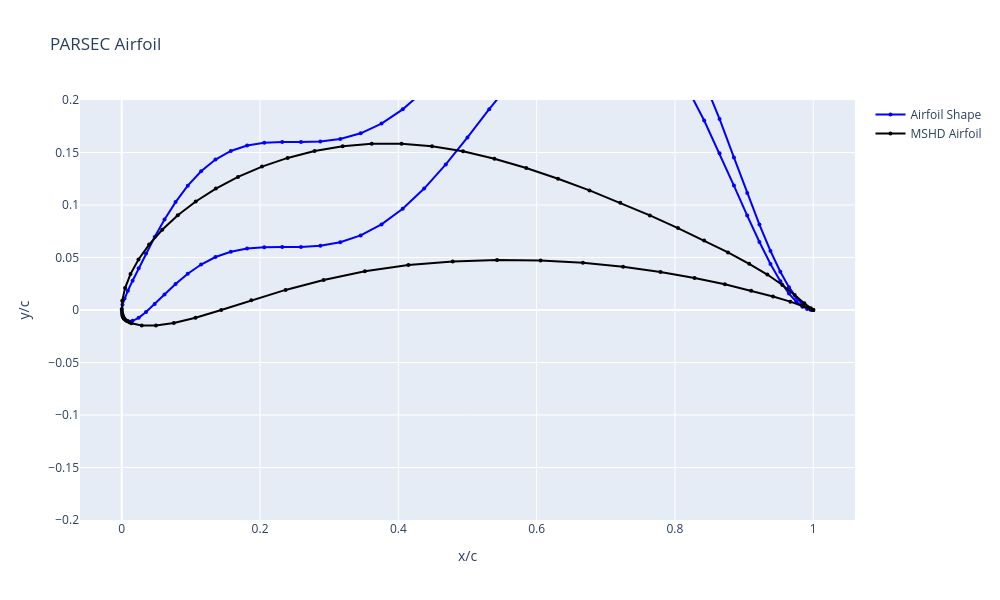

Notebook source saved alongside this figure:
### Code cell
# Load and plot the coordinates
coords = np.genfromtxt(output_dat, skip_header=1)
x_coords = coords[:, 0]
y_coords = coords[:, 1]

mshd_coords = np.genfromtxt("data/temp/e423.dat", skip_header=1)
mshd_x_coords = mshd_coords[:, 0]
mshd_y_coords = mshd_coords[:, 1]

# Create plot
fig = go.Figure()
fig.add_trace(go.Scatter(
    x=x_coords,
    y=y_coords,
    mode='lines+markers',
    name='Airfoil Shape',
    line=dict(color='blue', width=2),
    marker=dict(size=4)
))

fig.add_trace(go.Scatter(
    x=mshd_x_coords,
    y=mshd_y_coords,
    mode='lines+markers',
    name='MSHD Airfoil',
    line=dict(color='black', width=2),
    marker=dict(size=4)
))

fig.update_layout(
    title='PARSEC Airfoil',
    xaxis_title='x/c',
    yaxis_title='y/c',
    template='plotly',
    hovermode='closest',
    width=1000,
    height=600
)

fig.update_yaxes(range=[-0.2, 0.2])

fig.show()
